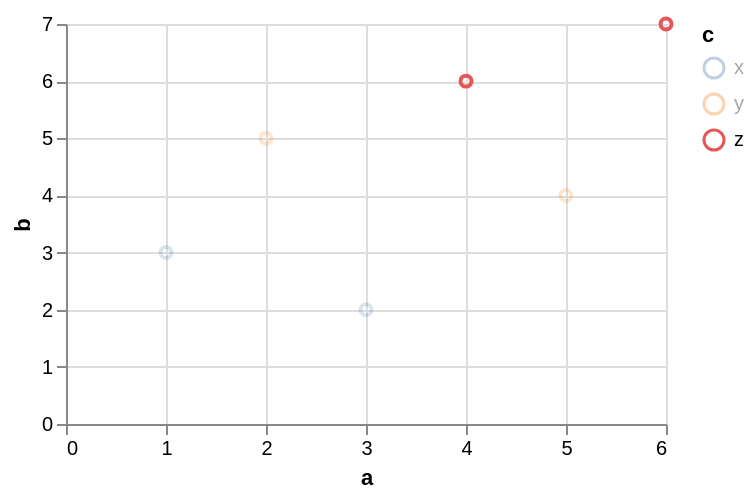

Specify this chart in Vega-Lite:
### Vega-Lite specification from a JSON file in a GitHub repository (floating-point values rounded to 4 significant figures)
{"$schema": "https://vega.github.io/schema/vega-lite/v6.json", "data": {"values": [{"a": 1, "b": 3, "c": "x", "d": "2020-01-01"}, {"a": 2, "b": 5, "c": "y", "d": "2020-03-01"}, {"a": 3, "b": 2, "c": "x", "d": "2020-06-01"}, {"a": 4, "b": 6, "c": "z", "d": "2020-09-01"}, {"a": 5, "b": 4, "c": "y", "d": "2021-01-01"}, {"a": 6, "b": 7, "c": "z", "d": "2021-04-01"}]}, "width": 300, "height": 200, "params": [{"name": "pick", "select": {"type": "point", "fields": ["c"]}, "bind": {"legend": "dblclick"}, "value": [{"c": "z"}]}], "mark": "point", "encoding": {"x": {"field": "a", "type": "quantitative"}, "y": {"field": "b", "type": "quantitative"}, "color": {"field": "c", "type": "nominal"}, "opacity": {"condition": {"param": "pick", "value": 1}, "value": 0.2}}}
